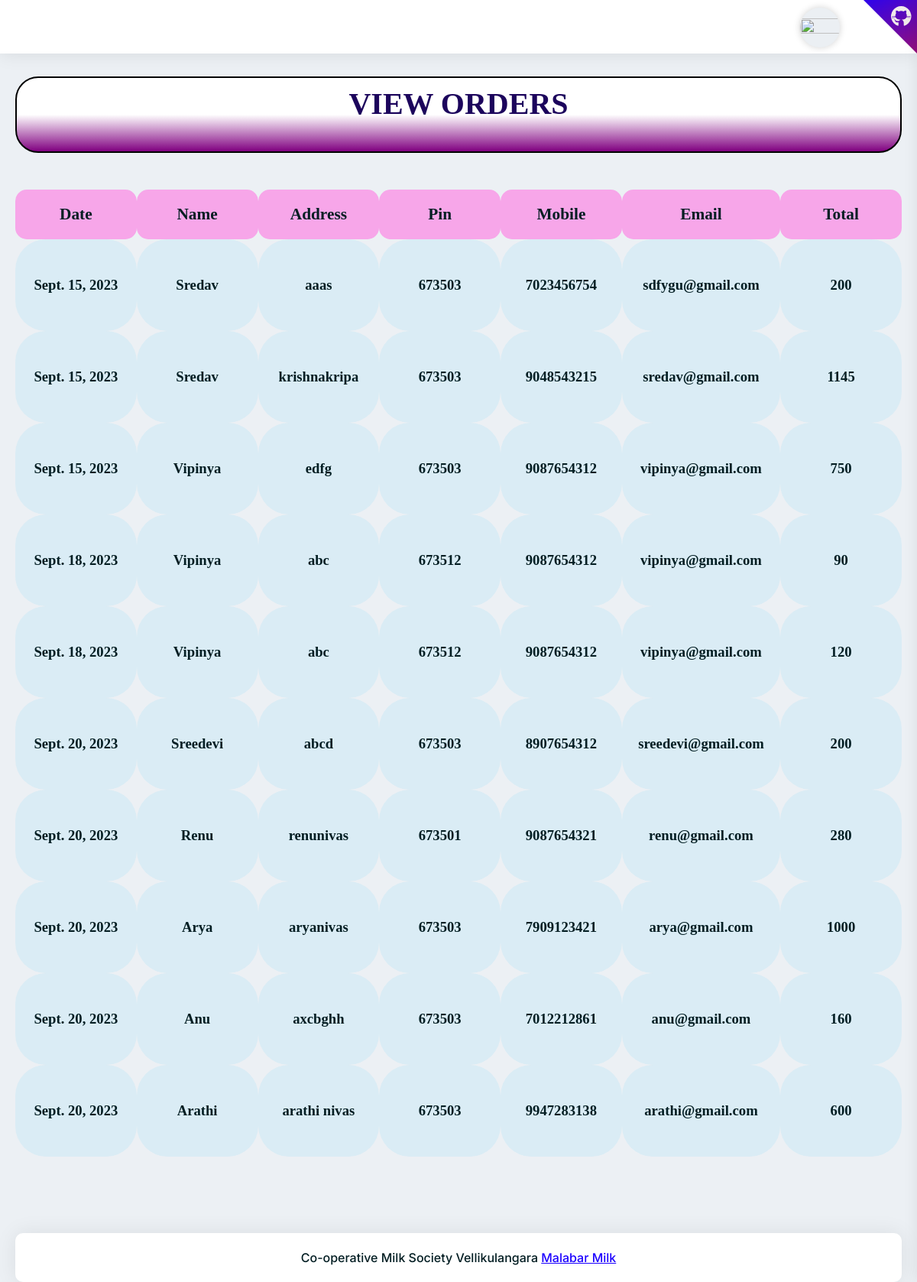
/adminapp/orders/, run on the app's committed database.
### adminapp/models.py (models this page shows)
class orderdb(models.Model):
    Name = models.CharField(max_length=100, null=True, blank=True)
    Address = models.TextField(max_length=100, null=True, blank=True)
    Pin = models.IntegerField(null=True, blank=True)
    Mobile = models.IntegerField(null=True, blank=True)
    Email = models.EmailField(max_length=100, null=True, blank=True)
    Subtotal = models.IntegerField(null=True, blank=True)
    Date = models.DateField(auto_now=True)
    Status = models.CharField(max_length=20,default='pending')

### adminapp/views.py (the view)
# urls.py: path('orders/', views.orders, name="orders"),
def orders(req):
    data = orderdb.objects.all()
    return render(req, "vieworders.html", {'data': data})

### adminapp/templates/vieworders.html (shortened to what this page needs)
<!DOCTYPE html>
{% extends 'adminhome.html' %}
{% load static %}
{% block content %}
<html lang="en">
<head>
</head>
<body>
<div style="background-image:linear-gradient(white 50%,purple);height:100px;border:2px solid black;
        border-radius:30px;width:100%;">
    <h1>VIEW ORDERS</h1></div><br><br>
<table width="100%">
    <tr>
        <td class="th">Date</td>
        <td class="th">Name</td>
        <td class="th">Address</td>
        <td class="th">Pin</td>
        <td class="th">Mobile</td>
        <td class="th">Email</td>
        <td class="th">Total</td>
    </tr>
    {% for i in data %}
    <tr style="margin-top:20px;">
        <td>{{i.Date}} </td>
        <td>{{i.Name}}</td>
        <td>{{i.Address}}</td>
        <td>{{i.Pin}}</td>
        <td>{{i.Mobile}}</td>
        <td>{{i.Email}}</td>
        <td>{{i.Subtotal}}</td>
    </tr>
    {% endfor %}
</table>
</body>
</html>
{% endblock %}

### adminapp/templates/vieworders.html (style rules this page uses)
h1 { color:rgb(28, 4, 92); font-family: 'Times New Roman', Times, serif; font-weight: bold; padding-top:10px; text-align:center; border-radius:30px; }
.th { font-size:16pt; font-weight:bold; width:10%; height:65px; text-align:center; border-radius:15px; background-color:rgb(247, 166, 233); }
td { width:10%; height:120px; text-align:center; font-weight:600; border-radius:40px; background-color:rgb(218, 236, 245); font-size:14pt; font-family:Times New Roman; }

### data on the page
orderdb: Date "Sept. 15, 2023", Name "Sredav", Address "aaas", Pin "673503", Mobile "7023456754", Email "sdfygu@gmail.com", Subtotal "200"
orderdb: Date "Sept. 15, 2023", Name "Sredav", Address "krishnakripa", Pin "673503", Mobile "9048543215", Email "sredav@gmail.com", Subtotal "1145"
orderdb: Date "Sept. 15, 2023", Name "Vipinya", Address "edfg", Pin "673503", Mobile "9087654312", Email "vipinya@gmail.com", Subtotal "750"
orderdb: Date "Sept. 18, 2023", Name "Vipinya", Address "abc", Pin "673512", Mobile "9087654312", Email "vipinya@gmail.com", Subtotal "90"
orderdb: Date "Sept. 18, 2023", Name "Vipinya", Address "abc", Pin "673512", Mobile "9087654312", Email "vipinya@gmail.com", Subtotal "120"
orderdb: Date "Sept. 20, 2023", Name "Sreedevi", Address "abcd", Pin "673503", Mobile "8907654312", Email "sreedevi@gmail.com", Subtotal "200"
orderdb: Date "Sept. 20, 2023", Name "Renu", Address "renunivas", Pin "673501", Mobile "9087654321", Email "renu@gmail.com", Subtotal "280"
orderdb: Date "Sept. 20, 2023", Name "Arya", Address "aryanivas", Pin "673503", Mobile "7909123421", Email "arya@gmail.com", Subtotal "1000"
orderdb: Date "Sept. 20, 2023", Name "Anu", Address "axcbghh", Pin "673503", Mobile "7012212861", Email "anu@gmail.com", Subtotal "160"
orderdb: Date "Sept. 20, 2023", Name "Arathi", Address "arathi nivas", Pin "673503", Mobile "9947283138", Email "arathi@gmail.com", Subtotal "600"
